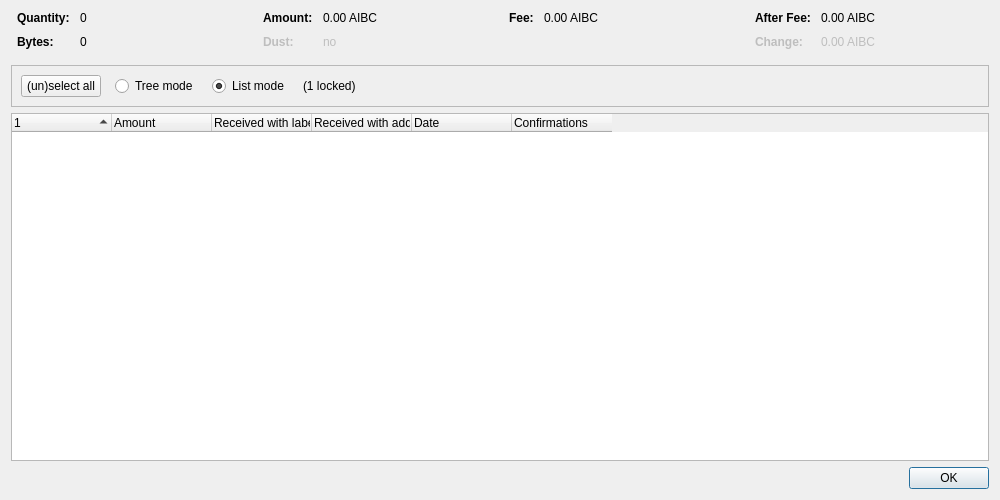
<?xml version="1.0" encoding="UTF-8"?>
<ui version="4.0">
 <class>CoinControlDialog</class>
 <widget class="QDialog" name="CoinControlDialog">
  <property name="geometry">
   <rect>
    <x>0</x>
    <y>0</y>
    <width>1000</width>
    <height>500</height>
   </rect>
  </property>
  <property name="windowTitle">
   <string>Coin Selection</string>
  </property>
  <layout class="QVBoxLayout" name="verticalLayout">
   <item>
    <layout class="QHBoxLayout" name="horizontalLayoutTop" stretch="0,0,0,0">
     <property name="topMargin">
      <number>0</number>
     </property>
     <property name="bottomMargin">
      <number>10</number>
     </property>
     <item>
      <layout class="QFormLayout" name="formLayoutCoinControl1">
       <property name="horizontalSpacing">
        <number>10</number>
       </property>
       <property name="verticalSpacing">
        <number>10</number>
       </property>
       <property name="leftMargin">
        <number>6</number>
       </property>
       <property name="rightMargin">
        <number>6</number>
       </property>
       <item row="0" column="0">
        <widget class="QLabel" name="labelCoinControlQuantityText">
         <property name="font">
          <font>
           <weight>75</weight>
           <bold>true</bold>
          </font>
         </property>
         <property name="text">
          <string>Quantity:</string>
         </property>
        </widget>
       </item>
       <item row="0" column="1">
        <widget class="QLabel" name="labelCoinControlQuantity">
         <property name="cursor">
          <cursorShape>IBeamCursor</cursorShape>
         </property>
         <property name="contextMenuPolicy">
          <enum>Qt::ActionsContextMenu</enum>
         </property>
         <property name="text">
          <string notr="true">0</string>
         </property>
         <property name="textInteractionFlags">
          <set>Qt::LinksAccessibleByMouse|Qt::TextSelectableByKeyboard|Qt::TextSelectableByMouse</set>
         </property>
        </widget>
       </item>
       <item row="1" column="0">
        <widget class="QLabel" name="labelCoinControlBytesText">
         <property name="font">
          <font>
           <weight>75</weight>
           <bold>true</bold>
          </font>
         </property>
         <property name="text">
          <string>Bytes:</string>
         </property>
        </widget>
       </item>
       <item row="1" column="1">
        <widget class="QLabel" name="labelCoinControlBytes">
         <property name="cursor">
          <cursorShape>IBeamCursor</cursorShape>
         </property>
         <property name="contextMenuPolicy">
          <enum>Qt::ActionsContextMenu</enum>
         </property>
         <property name="text">
          <string notr="true">0</string>
         </property>
         <property name="textInteractionFlags">
          <set>Qt::LinksAccessibleByMouse|Qt::TextSelectableByKeyboard|Qt::TextSelectableByMouse</set>
         </property>
        </widget>
       </item>
      </layout>
     </item>
     <item>
      <layout class="QFormLayout" name="formLayoutCoinControl2">
       <property name="horizontalSpacing">
        <number>10</number>
       </property>
       <property name="verticalSpacing">
        <number>10</number>
       </property>
       <property name="leftMargin">
        <number>6</number>
       </property>
       <property name="rightMargin">
        <number>6</number>
       </property>
       <item row="0" column="0">
        <widget class="QLabel" name="labelCoinControlAmountText">
         <property name="font">
          <font>
           <weight>75</weight>
           <bold>true</bold>
          </font>
         </property>
         <property name="text">
          <string>Amount:</string>
         </property>
        </widget>
       </item>
       <item row="0" column="1">
        <widget class="QLabel" name="labelCoinControlAmount">
         <property name="cursor">
          <cursorShape>IBeamCursor</cursorShape>
         </property>
         <property name="contextMenuPolicy">
          <enum>Qt::ActionsContextMenu</enum>
         </property>
         <property name="text">
          <string notr="true">0.00 AIBC</string>
         </property>
         <property name="textInteractionFlags">
          <set>Qt::LinksAccessibleByMouse|Qt::TextSelectableByKeyboard|Qt::TextSelectableByMouse</set>
         </property>
        </widget>
       </item>
       <item row="1" column="0">
        <widget class="QLabel" name="labelCoinControlLowOutputText">
         <property name="enabled">
          <bool>false</bool>
         </property>
         <property name="font">
          <font>
           <weight>75</weight>
           <bold>true</bold>
          </font>
         </property>
         <property name="text">
          <string>Dust:</string>
         </property>
        </widget>
       </item>
       <item row="1" column="1">
        <widget class="QLabel" name="labelCoinControlLowOutput">
         <property name="enabled">
          <bool>false</bool>
         </property>
         <property name="cursor">
          <cursorShape>IBeamCursor</cursorShape>
         </property>
         <property name="contextMenuPolicy">
          <enum>Qt::ActionsContextMenu</enum>
         </property>
         <property name="text">
          <string notr="true">no</string>
         </property>
         <property name="textInteractionFlags">
          <set>Qt::LinksAccessibleByMouse|Qt::TextSelectableByKeyboard|Qt::TextSelectableByMouse</set>
         </property>
        </widget>
       </item>
      </layout>
     </item>
     <item>
      <layout class="QFormLayout" name="formLayoutCoinControl3">
       <property name="horizontalSpacing">
        <number>10</number>
       </property>
       <property name="verticalSpacing">
        <number>10</number>
       </property>
       <property name="leftMargin">
        <number>6</number>
       </property>
       <property name="rightMargin">
        <number>6</number>
       </property>
       <item row="0" column="0">
        <widget class="QLabel" name="labelCoinControlFeeText">
         <property name="font">
          <font>
           <weight>75</weight>
           <bold>true</bold>
          </font>
         </property>
         <property name="text">
          <string>Fee:</string>
         </property>
        </widget>
       </item>
       <item row="0" column="1">
        <widget class="QLabel" name="labelCoinControlFee">
         <property name="cursor">
          <cursorShape>IBeamCursor</cursorShape>
         </property>
         <property name="contextMenuPolicy">
          <enum>Qt::ActionsContextMenu</enum>
         </property>
         <property name="text">
          <string notr="true">0.00 AIBC</string>
         </property>
         <property name="textInteractionFlags">
          <set>Qt::LinksAccessibleByMouse|Qt::TextSelectableByKeyboard|Qt::TextSelectableByMouse</set>
         </property>
        </widget>
       </item>
      </layout>
     </item>
     <item>
      <layout class="QFormLayout" name="formLayoutCoinControl4">
       <property name="horizontalSpacing">
        <number>10</number>
       </property>
       <property name="verticalSpacing">
        <number>10</number>
       </property>
       <property name="leftMargin">
        <number>6</number>
       </property>
       <property name="rightMargin">
        <number>6</number>
       </property>
       <item row="0" column="0">
        <widget class="QLabel" name="labelCoinControlAfterFeeText">
         <property name="font">
          <font>
           <weight>75</weight>
           <bold>true</bold>
          </font>
         </property>
         <property name="text">
          <string>After Fee:</string>
         </property>
        </widget>
       </item>
       <item row="0" column="1">
        <widget class="QLabel" name="labelCoinControlAfterFee">
         <property name="cursor">
          <cursorShape>IBeamCursor</cursorShape>
         </property>
         <property name="contextMenuPolicy">
          <enum>Qt::ActionsContextMenu</enum>
         </property>
         <property name="text">
          <string notr="true">0.00 AIBC</string>
         </property>
         <property name="textInteractionFlags">
          <set>Qt::LinksAccessibleByMouse|Qt::TextSelectableByKeyboard|Qt::TextSelectableByMouse</set>
         </property>
        </widget>
       </item>
       <item row="1" column="0">
        <widget class="QLabel" name="labelCoinControlChangeText">
         <property name="enabled">
          <bool>false</bool>
         </property>
         <property name="font">
          <font>
           <weight>75</weight>
           <bold>true</bold>
          </font>
         </property>
         <property name="text">
          <string>Change:</string>
         </property>
        </widget>
       </item>
       <item row="1" column="1">
        <widget class="QLabel" name="labelCoinControlChange">
         <property name="enabled">
          <bool>false</bool>
         </property>
         <property name="cursor">
          <cursorShape>IBeamCursor</cursorShape>
         </property>
         <property name="contextMenuPolicy">
          <enum>Qt::ActionsContextMenu</enum>
         </property>
         <property name="text">
          <string notr="true">0.00 AIBC</string>
         </property>
         <property name="textInteractionFlags">
          <set>Qt::LinksAccessibleByMouse|Qt::TextSelectableByKeyboard|Qt::TextSelectableByMouse</set>
         </property>
        </widget>
       </item>
      </layout>
     </item>
    </layout>
   </item>
   <item>
    <widget class="QFrame" name="frame">
     <property name="minimumSize">
      <size>
       <width>0</width>
       <height>40</height>
      </size>
     </property>
     <property name="frameShape">
      <enum>QFrame::StyledPanel</enum>
     </property>
     <property name="frameShadow">
      <enum>QFrame::Sunken</enum>
     </property>
     <layout class="QHBoxLayout" name="horizontalLayout">
      <item>
       <layout class="QHBoxLayout" name="horizontalLayoutPanel" stretch="0,0,0,0,0">
        <property name="spacing">
         <number>14</number>
        </property>
        <item>
         <widget class="QPushButton" name="pushButtonSelectAll">
          <property name="sizePolicy">
           <sizepolicy hsizetype="Maximum" vsizetype="Fixed">
            <horstretch>0</horstretch>
            <verstretch>0</verstretch>
           </sizepolicy>
          </property>
          <property name="text">
           <string>(un)select all</string>
          </property>
          <property name="autoDefault">
           <bool>false</bool>
          </property>
         </widget>
        </item>
        <item>
         <widget class="QRadioButton" name="radioTreeMode">
          <property name="sizePolicy">
           <sizepolicy hsizetype="Maximum" vsizetype="Fixed">
            <horstretch>0</horstretch>
            <verstretch>0</verstretch>
           </sizepolicy>
          </property>
          <property name="text">
           <string>Tree mode</string>
          </property>
         </widget>
        </item>
        <item>
         <widget class="QRadioButton" name="radioListMode">
          <property name="sizePolicy">
           <sizepolicy hsizetype="Maximum" vsizetype="Fixed">
            <horstretch>0</horstretch>
            <verstretch>0</verstretch>
           </sizepolicy>
          </property>
          <property name="text">
           <string>List mode</string>
          </property>
          <property name="checked">
           <bool>true</bool>
          </property>
         </widget>
        </item>
        <item>
         <widget class="QLabel" name="labelLocked">
          <property name="text">
           <string notr="true">(1 locked)</string>
          </property>
         </widget>
        </item>
        <item>
         <spacer name="horizontalSpacer">
          <property name="orientation">
           <enum>Qt::Horizontal</enum>
          </property>
          <property name="sizeHint" stdset="0">
           <size>
            <width>40</width>
            <height>20</height>
           </size>
          </property>
         </spacer>
        </item>
       </layout>
      </item>
     </layout>
    </widget>
   </item>
   <item>
    <widget class="CoinControlTreeWidget" name="treeWidget">
     <property name="contextMenuPolicy">
      <enum>Qt::CustomContextMenu</enum>
     </property>
     <property name="sortingEnabled">
      <bool>false</bool>
     </property>
     <property name="columnCount">
      <number>6</number>
     </property>
     <attribute name="headerShowSortIndicator" stdset="0">
      <bool>true</bool>
     </attribute>
     <attribute name="headerStretchLastSection">
      <bool>false</bool>
     </attribute>
     <column>
      <property name="text">
       <string/>
      </property>
     </column>
     <column>
      <property name="text">
       <string>Amount</string>
      </property>
     </column>
     <column>
      <property name="text">
       <string>Received with label</string>
      </property>
     </column>
     <column>
      <property name="text">
       <string>Received with address</string>
      </property>
     </column>
     <column>
      <property name="text">
       <string>Date</string>
      </property>
     </column>
     <column>
      <property name="text">
       <string>Confirmations</string>
      </property>
      <property name="toolTip">
       <string>Confirmed</string>
      </property>
     </column>
     <column>
      <property name="text">
       <string/>
      </property>
     </column>
     <column>
      <property name="text">
       <string/>
      </property>
     </column>
     <column>
      <property name="text">
       <string/>
      </property>
     </column>
     <column>
      <property name="text">
       <string/>
      </property>
     </column>
    </widget>
   </item>
   <item>
    <widget class="QDialogButtonBox" name="buttonBox">
     <property name="orientation">
      <enum>Qt::Horizontal</enum>
     </property>
     <property name="standardButtons">
      <set>QDialogButtonBox::Ok</set>
     </property>
    </widget>
   </item>
  </layout>
 </widget>
 <customwidgets>
  <customwidget>
   <class>CoinControlTreeWidget</class>
   <extends>QTreeWidget</extends>
   <header>qt/coincontroltreewidget.h</header>
  </customwidget>
 </customwidgets>
 <resources/>
 <connections/>
</ui>
